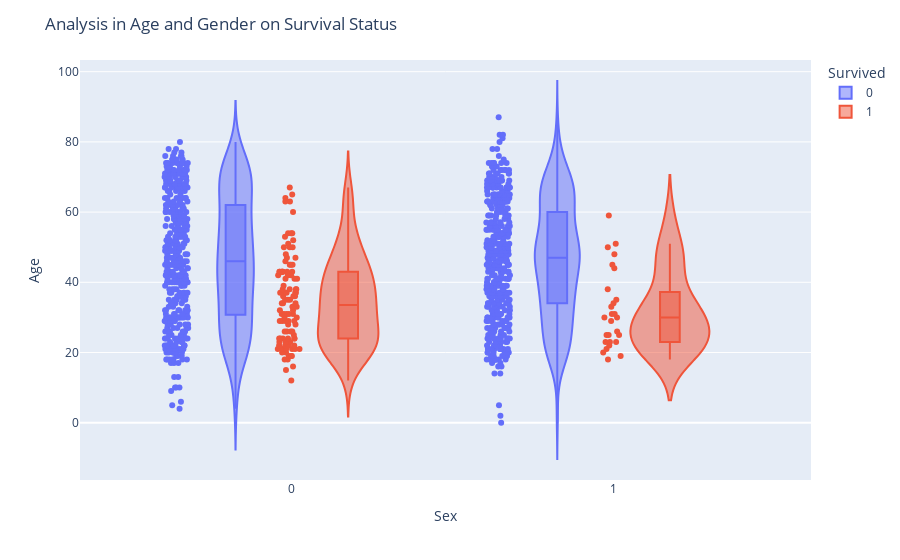

Source (notebook cell):
### Markdown cell above
* Survival is high on 20 to 40
* The spread of Not survival is going through all ages.

### Code cell
fig = px.violin(ds, y="Age", x="Sex", color="Survived", box=True, points="all",
          hover_data=ds.columns)
fig.update_layout(
    title_text="Analysis in Age and Gender on Survival Status")
fig.show()

### Figure 1 — Plotly figure (JSON) as saved in the notebook; plotly's stock layout.template omitted (floating-point values rounded to 4 significant figures; data arrays with more than 128 entries replaced by an {"elided": "..."} marker saying what was removed)
{"data": [{"alignmentgroup": "True", "box": {"visible": true}, "customdata": {"elided": "852x8 mixed values"}, "hovertemplate": "Survived=%{customdata[7]}<br>Sex=%{customdata[4]}<br>Age=%{customdata[5]}<br>PassengerId=%{customdata[0]}<br>Country=%{customdata[1]}<br>Firstname=%{customdata[2]}<br>Lastname=%{customdata[3]}<br>Category=%{customdata[6]}<extra></extra>", "legendgroup": "0", "marker": {"color": "#636efa"}, "name": "0", "offsetgroup": "0", "orientation": "v", "points": "all", "scalegroup": "True", "showlegend": true, "type": "violin", "x": {"elided": "852 int values"}, "x0": " ", "xaxis": "x", "y": {"elided": "852 int values"}, "y0": " ", "yaxis": "y"}, {"alignmentgroup": "True", "box": {"visible": true}, "customdata": {"elided": "137x8 mixed values"}, "hovertemplate": "Survived=%{customdata[7]}<br>Sex=%{customdata[4]}<br>Age=%{customdata[5]}<br>PassengerId=%{customdata[0]}<br>Country=%{customdata[1]}<br>Firstname=%{customdata[2]}<br>Lastname=%{customdata[3]}<br>Category=%{customdata[6]}<extra></extra>", "legendgroup": "1", "marker": {"color": "#EF553B"}, "name": "1", "offsetgroup": "1", "orientation": "v", "points": "all", "scalegroup": "True", "showlegend": true, "type": "violin", "x": {"elided": "137 int values"}, "x0": " ", "xaxis": "x", "y": {"elided": "137 int values"}, "y0": " ", "yaxis": "y"}], "layout": {"legend": {"title": {"text": "Survived"}, "tracegroupgap": 0}, "margin": {"t": 60}, "title": {"text": "Analysis in Age and Gender on Survival Status"}, "violinmode": "group", "xaxis": {"anchor": "y", "domain": [0, 1], "title": {"text": "Sex"}}, "yaxis": {"anchor": "x", "domain": [0, 1], "title": {"text": "Age"}}}}
